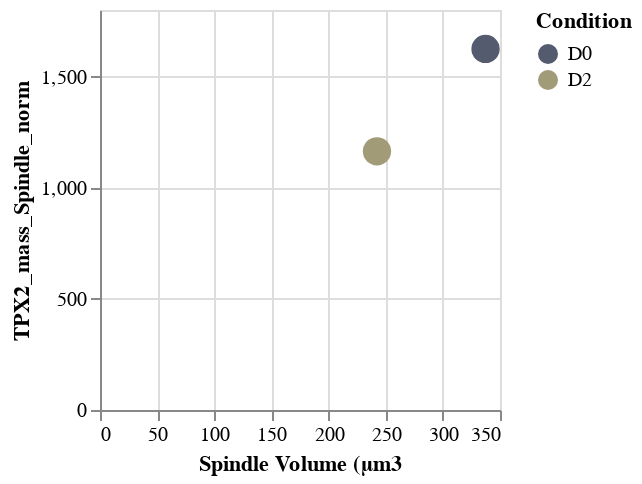

Source (notebook cell):
### Code cell
SCATTER_SV_TPX2mean = alt.Chart(
        data = df, 
        width = 200, 
        height = 200
    ).mark_circle(
        opacity = 1,
        size = 200
    ).encode(
        alt.X("mean(Spindle_Volume_um3)", title = "Spindle Volume (µm3"),
        alt.Y("mean(TPX2_mass_Spindle_norm)", title = "TPX2_mass_Spindle_norm"),
        color = alt.Color("Condition", scale = alt.Scale(scheme = colourscheme))
    )
SCATTER_SV_TPX2mean

### Figure 1 — Vega-Lite specification as saved in the notebook (floating-point values rounded to 4 significant figures; data arrays with more than 128 entries replaced by an {"elided": "..."} marker saying what was removed)
{"config": {"view": {"continuousWidth": 400, "continuousHeight": 300}}, "data": {"name": "data-a11872630e0e1fa542bf927afe29c574"}, "mark": {"type": "circle", "opacity": 1, "size": 200}, "encoding": {"color": {"type": "nominal", "field": "Condition", "scale": {"scheme": "cividis"}}, "x": {"type": "quantitative", "aggregate": "mean", "field": "Spindle_Volume_um3", "title": "Spindle Volume (µm3"}, "y": {"type": "quantitative", "aggregate": "mean", "field": "TPX2_mass_Spindle_norm", "title": "TPX2_mass_Spindle_norm"}}, "height": 200, "width": 200, "$schema": "https://vega.github.io/schema/vega-lite/v4.8.1.json", "datasets": {"data-a11872630e0e1fa542bf927afe29c574": {"elided": "247 records"}}}
